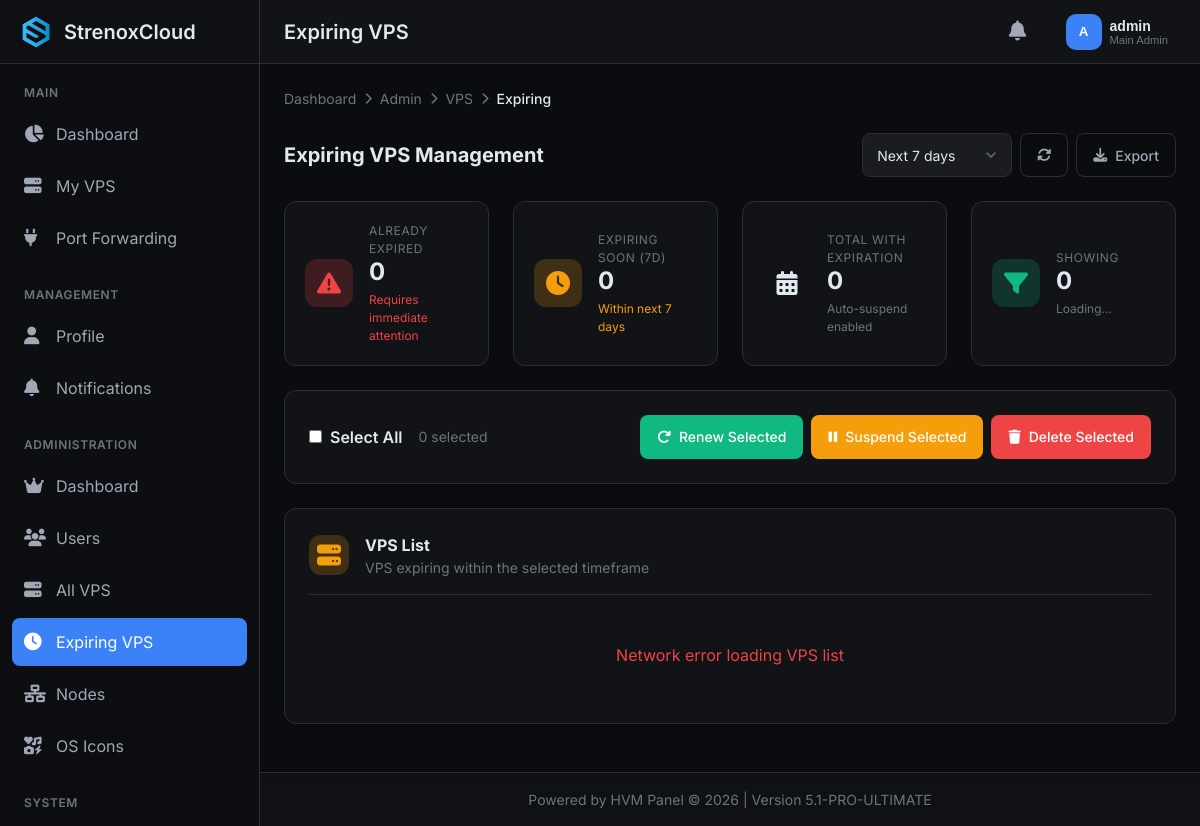
The page /admin/vps/expiring (signed in) on the database its author committed.
### tables this page shows
CREATE TABLE settings (
            key TEXT PRIMARY KEY,
            value TEXT NOT NULL,
            description TEXT,
            updated_at TEXT NOT NULL
        );

CREATE TABLE users (
            id INTEGER PRIMARY KEY AUTOINCREMENT,
            username TEXT UNIQUE NOT NULL,
            email TEXT UNIQUE NOT NULL,
            password_hash TEXT NOT NULL,
            is_admin INTEGER DEFAULT 0,
            is_main_admin INTEGER DEFAULT 0,
            created_at TEXT NOT NULL,
            last_login TEXT,
            last_active TEXT,
            api_key TEXT UNIQUE,
            profile_picture TEXT,
            preferences TEXT DEFAULT '{}',
            two_factor_secret TEXT,
            two_factor_enabled INTEGER DEFAULT 0,
            theme TEXT DEFAULT 'default',
            language TEXT DEFAULT 'en'
        , discord_id TEXT, discord_username TEXT, discord_avatar TEXT, discord_email TEXT);

### hvm.py (the view, shortened to what this page needs)
@app.route('/admin/vps/expiring')
@login_required
@admin_required
def admin_vps_expiring():
    days_ahead = int(request.args.get('days', 7))  # Default: show VPS expiring in next 7 days
    with get_db() as conn:
        cur = conn.cursor()
        cur.execute('''SELECT COUNT(*) FROM vps
                      WHERE auto_suspend_enabled = 1
                      AND expires_at IS NOT NULL
                      AND expires_at < ?''', (datetime.now().isoformat(),))
        expired_count = cur.fetchone()[0]
        cur.execute('''SELECT COUNT(*) FROM vps
                      WHERE auto_suspend_enabled = 1
                      AND expires_at IS NOT NULL
                      AND expires_at >= ?
                      AND expires_at <= ?''',
                   (datetime.now().isoformat(),
                    (datetime.now() + timedelta(days=7)).isoformat()))
        expiring_soon_count = cur.fetchone()[0]
        cur.execute('''SELECT COUNT(*) FROM vps
                      WHERE auto_suspend_enabled = 1
                      AND expires_at IS NOT NULL''')
        total_with_expiration = cur.fetchone()[0]
    return render_template('admin/vps_expiring.html',
                         panel_name=get_setting('site_name', 'HVM PANEL'),
                         expired_count=expired_count,
                         expiring_soon_count=expiring_soon_count,
                         total_with_expiration=total_with_expiration,
                         days_ahead=days_ahead)

### hvm.py (called while the page is built)
@contextmanager
def get_db():
    conn = None
    try:
        conn = sqlite3.connect(DATABASE_PATH, timeout=30)
        conn.execute("PRAGMA journal_mode=WAL")
        conn.execute("PRAGMA foreign_keys=ON")
        conn.execute("PRAGMA busy_timeout=30000")
        conn.row_factory = sqlite3.Row
        yield conn
        conn.commit()
    except Exception as e:
        if conn:
            conn.rollback()
        logger.error(f"Database error: {e}")
        raise
    finally:
        if conn:
            conn.close()

def get_setting(key: str, default: Any = None):
    with get_db() as conn:
        cur = conn.cursor()
        cur.execute('SELECT value FROM settings WHERE key = ?', (key,))
        row = cur.fetchone()
        return row[0] if row else default

def get_unread_notifications_count(user_id: int):
    with get_db() as conn:
        cur = conn.cursor()
        cur.execute('''SELECT COUNT(*) FROM notifications
                      WHERE user_id = ? AND read = 0
                      AND (expires_at IS NULL OR expires_at > ?)''',
                   (user_id, datetime.now().isoformat()))
        return cur.fetchone()[0]

def is_license_activated():
    return True

@app.after_request
def after_request(response):
    try:
        if not response.content_type:
            response.content_type = 'text/html; charset=utf-8'
        response.headers['X-Content-Type-Options'] = 'nosniff'
        response.headers['X-Frame-Options'] = 'SAMEORIGIN'
        response.headers['X-XSS-Protection'] = '1; mode=block'
        return response
    except Exception as e:
        logger.error(f"Error in after_request: {e}")
        return response

@login_manager.user_loader
def load_user(user_id):
    return User.get(int(user_id))

def admin_required(f):
    @wraps(f)
    def decorated_function(*args, **kwargs):
        if not current_user.is_authenticated or not current_user.is_admin:
            if request.is_json or request.headers.get('X-Requested-With') == 'XMLHttpRequest':
                return jsonify({'success': False, 'error': 'Admin access required'}), 403
            flash('Admin access required.', 'danger')
            return redirect(url_for('dashboard'))
        return f(*args, **kwargs)
    return decorated_function

### templates/admin/vps_expiring.html (shortened to what this page needs)
{% extends "base.html" %}
{% block header_title %}Expiring VPS{% endblock %}
{% block breadcrumbs %}
<div class="breadcrumb">
    <a href="{{ url_for('dashboard') }}" class="breadcrumb-item">Dashboard</a>
    <span class="breadcrumb-separator"><i class="fas fa-chevron-right"></i></span>
    <a href="{{ url_for('admin_dashboard') }}" class="breadcrumb-item">Admin</a>
    <span class="breadcrumb-separator"><i class="fas fa-chevron-right"></i></span>
    <a href="{{ url_for('admin_vps') }}" class="breadcrumb-item">VPS</a>
    <span class="breadcrumb-separator"><i class="fas fa-chevron-right"></i></span>
    <span class="breadcrumb-item active">Expiring</span>
</div>
{% endblock %}
{% block content %}
<div style="display: flex; justify-content: space-between; align-items: center; margin-bottom: 1.5rem; flex-wrap: wrap; gap: 1rem;">
    <h2 style="font-size: 1.25rem; margin: 0;">Expiring VPS Management</h2>
    <div style="display: flex; gap: 0.5rem; flex-wrap: wrap;">
        <select class="form-control" id="daysFilter" style="width: 150px;" onchange="changeDaysFilter()">
            <option value="7" selected>Next 7 days</option>
        </select>
        <button class="btn btn-outline" onclick="refreshList()" title="Refresh">
            <i class="fas fa-sync-alt"></i>
        </button>
        <button class="btn btn-outline" onclick="exportList()" title="Export">
            <i class="fas fa-download"></i> Export
        </button>
    </div>
</div>
<div class="grid grid-4" style="margin-bottom: 1.5rem;">
    <div class="stat-card">
        <div class="stat-icon danger">
            <i class="fas fa-exclamation-triangle"></i>
        </div>
        <div class="stat-content">
            <div class="stat-label">Already Expired</div>
            <div class="stat-value">{{ expired_count }}</div>
            <div class="stat-change">
                <span style="color: var(--accent-danger);">Requires immediate attention</span>
            </div>
        </div>
    </div>
    <div class="stat-card">
        <div class="stat-icon warning">
            <i class="fas fa-clock"></i>
        </div>
        <div class="stat-content">
            <div class="stat-label">Expiring Soon (7d)</div>
            <div class="stat-value">{{ expiring_soon_count }}</div>
            <div class="stat-change">
                <span style="color: var(--accent-warning);">Within next 7 days</span>
            </div>
        </div>
    </div>
    <div class="stat-card">
        <div class="stat-icon info">
            <i class="fas fa-calendar-alt"></i>
        </div>
        <div class="stat-content">
            <div class="stat-label">Total with Expiration</div>
            <div class="stat-value">{{ total_with_expiration }}</div>
            <div class="stat-change">
                <span style="color: var(--text-muted);">Auto-suspend enabled</span>
            </div>
        </div>
    </div>
    <div class="stat-card">
        <div class="stat-icon success">
            <i class="fas fa-filter"></i>
        </div>
        <div class="stat-content">
            <div class="stat-label">Showing</div>
            <div class="stat-value" id="filteredCount">0</div>
            <div class="stat-change">
                <span style="color: var(--text-muted);" id="filterInfo">Loading...</span>
            </div>
        </div>
    </div>
</div>
<div class="card" style="margin-bottom: 1.5rem;">
    <div style="display: flex; align-items: center; justify-content: space-between; flex-wrap: wrap; gap: 1rem;">
        <div style="display: flex; align-items: center; gap: 1rem;">
            <label style="display: flex; align-items: center; gap: 0.5rem; margin: 0; cursor: pointer;">
                <input type="checkbox" id="selectAll" onchange="toggleSelectAll()">
                <span style="font-weight: 600;">Select All</span>
            </label>
            <span style="color: var(--text-muted); font-size: 0.875rem;" id="selectedCount">0 selected</span>
        </div>
        <div style="display: flex; gap: 0.5rem; flex-wrap: wrap;">
            <button class="btn btn-success" onclick="bulkRenew()" id="bulkRenewBtn" disabled>
                <i class="fas fa-redo"></i> Renew Selected
            </button>
            <button class="btn btn-warning" onclick="bulkSuspend()" id="bulkSuspendBtn" disabled>
                <i class="fas fa-pause"></i> Suspend Selected
            </button>
            <button class="btn btn-danger" onclick="bulkDelete()" id="bulkDeleteBtn" disabled>
                <i class="fas fa-trash"></i> Delete Selected
            </button>
        </div>
    </div>
</div>
<div class="card">
    <div style="display: flex; align-items: center; gap: 1rem; margin-bottom: 1rem; padding-bottom: 1rem; border-bottom: 1px solid var(--border-color);">
        <div class="stat-icon warning" style="width: 40px; height: 40px;">
            <i class="fas fa-server"></i>
        </div>
        <div>
            <h3 style="margin: 0; font-size: 1rem;">VPS List</h3>
            <p style="margin: 0; color: var(--text-muted); font-size: 0.875rem;">VPS expiring within the selected timeframe</p>
        </div>
    </div>
    <div id="vpsList">
    </div>
</div>
{% endblock %}

### templates/base.html (shortened to what this page needs)
<!DOCTYPE html>
<html lang="en" data-theme="dark">
<head>
    <link rel="stylesheet" href="https://cdnjs.cloudflare.com/ajax/libs/font-awesome/6.4.0/css/all.min.css">
</head>
<body>
    <div class="app-wrapper">
        <aside class="sidebar" id="sidebar">
            <div class="sidebar-header">
                <a href="{{ url_for('dashboard') if current_user.is_authenticated else url_for('index') }}" class="logo">
                    <img src="{{ get_setting('header_icon', '/static/img/logo.png') }}" alt="{{ panel_name }}">
                    <span>{{ panel_name }}</span>
                </a>
            </div>
            {% if current_user.is_authenticated %}
            <nav class="sidebar-nav">
                <div class="nav-section">
                    <div class="nav-section-title">Main</div>
                    <a href="{{ url_for('dashboard') }}" class="nav-item {% if request.endpoint == 'dashboard' %}active{% endif %}">
                        <i class="fas fa-chart-pie"></i>
                        <span>Dashboard</span>
                    </a>
                    <a href="{{ url_for('vps_list') }}" class="nav-item {% if request.endpoint in ['vps_list', 'vps_detail', 'vps_console'] %}active{% endif %}">
                        <i class="fas fa-server"></i>
                        <span>My VPS</span>
                    </a>
                    <a href="{{ url_for('ports_list') }}" class="nav-item {% if request.endpoint == 'ports_list' %}active{% endif %}">
                        <i class="fas fa-plug"></i>
                        <span>Port Forwarding</span>
                    </a>
                </div>
                <div class="nav-section">
                    <div class="nav-section-title">Management</div>
                    <a href="{{ url_for('profile') }}" class="nav-item {% if request.endpoint == 'profile' %}active{% endif %}">
                        <i class="fas fa-user"></i>
                        <span>Profile</span>
                    </a>
                    <a href="{{ url_for('notifications') }}" class="nav-item {% if request.endpoint == 'notifications' %}active{% endif %}">
                        <i class="fas fa-bell"></i>
                        <span>Notifications</span>
                    </a>
                </div>
                {% if current_user.is_admin %}
                <div class="nav-section">
                    <div class="nav-section-title">Administration</div>
                    <a href="{{ url_for('admin_dashboard') }}" class="nav-item {% if request.endpoint == 'admin_dashboard' %}active{% endif %}">
                        <i class="fas fa-crown"></i>
                        <span>Dashboard</span>
                    </a>
                    <a href="{{ url_for('admin_users') }}" class="nav-item {% if request.endpoint and 'user' in request.endpoint %}active{% endif %}">
                        <i class="fas fa-users"></i>
                        <span>Users</span>
                    </a>
                    <a href="{{ url_for('admin_vps') }}" class="nav-item {% if request.endpoint == 'admin_vps' %}active{% endif %}">
                        <i class="fas fa-server"></i>
                        <span>All VPS</span>
                    </a>
                    <a href="{{ url_for('admin_vps_expiring') }}?days=30" class="nav-item {% if request.endpoint == 'admin_vps_expiring' %}active{% endif %}">
                        <i class="fas fa-clock"></i>
                        <span>Expiring VPS</span>
                    </a>
                    <a href="{{ url_for('admin_nodes') }}" class="nav-item {% if request.endpoint and 'node' in request.endpoint %}active{% endif %}">
                        <i class="fas fa-network-wired"></i>
                        <span>Nodes</span>
                    </a>
                    <a href="{{ url_for('os_icons') }}" class="nav-item {% if request.endpoint == 'os_icons' %}active{% endif %}">
                        <i class="fas fa-icons"></i>
                        <span>OS Icons</span>
                    </a>
                </div>
                <div class="nav-section">
                    <div class="nav-section-title">System</div>
                    <a href="{{ url_for('admin_settings') }}" class="nav-item {% if request.endpoint == 'admin_settings' %}active{% endif %}">
                    </a>
                </div>
                {% endif %}
            </nav>
            {% endif %}
        </aside>
        <main class="main-content" id="mainContent">
            <header class="header">
                <div class="header-left">
                    <h1 class="header-title">{% block header_title %}{{ panel_name }}{% endblock %}</h1>
                </div>
                <div class="header-right">
                    {% if current_user.is_authenticated %}
                    <div class="notifications-dropdown">
                        <button class="notifications-btn" id="notificationsBtn">
                            <i class="fas fa-bell"></i>
                        </button>
                    </div>
                    <div class="user-menu">
                        <button class="user-btn" id="userMenuBtn">
                            <div class="user-avatar">
                                {% if current_user.profile_picture %}
                                <img src="{{ current_user.profile_picture }}" alt="{{ current_user.username }}">
                                {% else %}
                                <span>{{ current_user.username[:1].upper() }}</span>
                                {% endif %}
                            </div>
                            <div class="user-info">
                                <div class="user-name">{{ current_user.username }}</div>
                                <div class="user-role">
                                    {% if current_user.is_main_admin %}
                                    Main Admin
                                    {% elif current_user.is_admin %}
                                    Admin
                                    {% else %}
                                    User
                                    {% endif %}
                                </div>
                            </div>
                        </button>
                    </div>
                    {% endif %}
                </div>
            </header>
            <div class="content">
                {% block breadcrumbs %}{% endblock %}
                {% block content %}{% endblock %}
            </div>
            <footer class="footer">
                {{ get_setting('footer_text', 'Powered by HVM Panel') }} &copy; {{ now().year }} | Version {{ PANEL_VERSION }}
            </footer>
        </main>
    </div>
</body>
</html>

### rows shown on the page
settings: value (picture)
settings: value "StrenoxCloud"
users: username "A", username "admin"
settings: value "Powered by HVM Panel"

### other values the page prints
{{ expired_count }} "0"
{{ expiring_soon_count }} "0"
{{ total_with_expiration }} "0"
{{ PANEL_VERSION }} "5.1-PRO-ULTIMATE"
